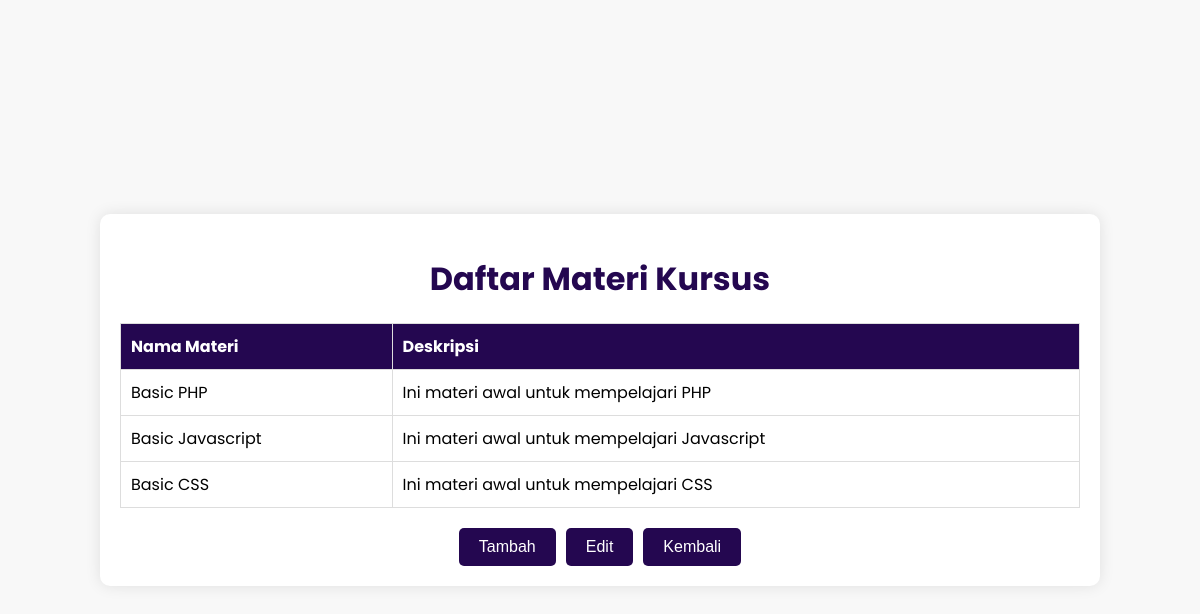
/course_tutor.php (signed in), run on an earlier commit of the app's database.
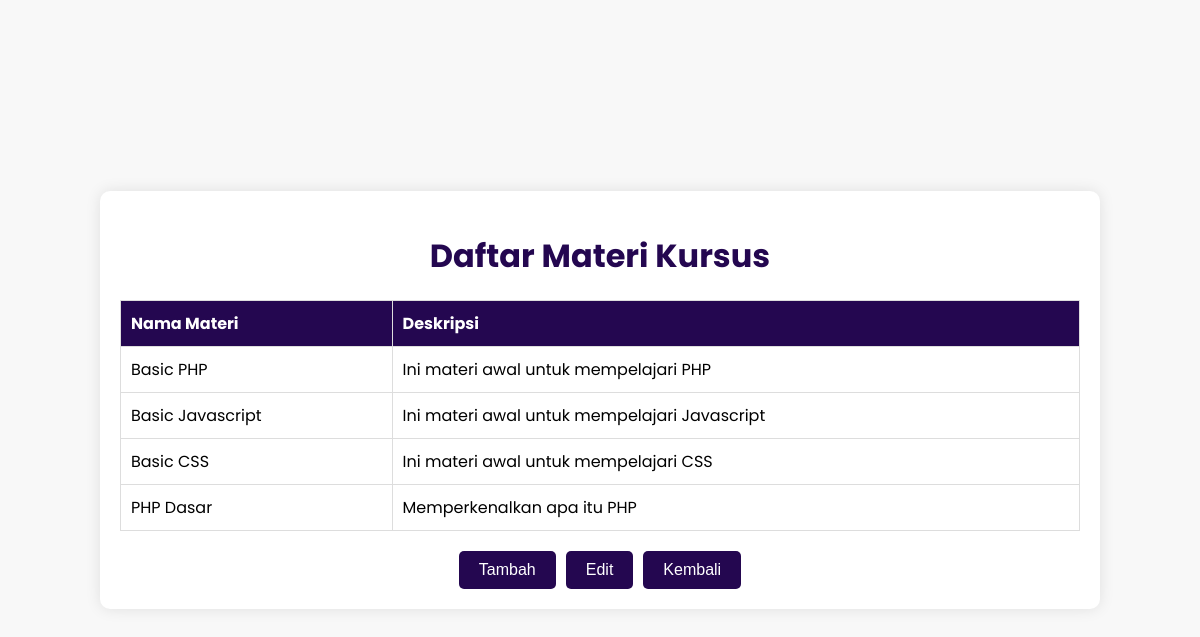
And on a later commit of the database.
### tables this page shows
CREATE TABLE `materi` (
  `id_materi` int(11) NOT NULL,
  `tutor_id` int(11) DEFAULT NULL,
  `nama_materi` varchar(255) NOT NULL,
  `deskripsi` text DEFAULT NULL
);

### course_tutor.php (the view, shortened to what this page needs)
<?php
include 'koneksi.php';
$sql = "SELECT nama_materi, deskripsi FROM materi";
$result = $conn->query($sql);
$materi = [];
if ($result->num_rows > 0) {
    while ($row = $result->fetch_assoc()) {
        $materi[] = $row;
    }
} else {
    $materi[] = ["nama_materi" => "Tidak ada materi tersedia", "deskripsi" => ""];
}
?>
<!DOCTYPE html>
<html lang="en">
<head>
</head>
<body>
    <div class="container">
        <h1>Daftar Materi Kursus</h1>
        <table>
            <thead>
                <tr>
                    <th>Nama Materi</th>
                    <th>Deskripsi</th>
                </tr>
            </thead>
            <tbody>
                <?php foreach($materi as $m): ?>
                    <tr>
                        <td><?php echo htmlspecialchars($m['nama_materi']); ?></td>
                        <td><?php echo htmlspecialchars($m['deskripsi']); ?></td>
                    </tr>
                <?php endforeach; ?>
            </tbody>
        </table>
        <div class="button-container">
            <button onclick="window.location.href='tambah_materi.php'">Tambah</button>
            <button onclick="window.location.href='edit_materi.php'">Edit</button>
            <button onclick="window.location.href='dashboard_tutor.php'">Kembali</button>
        </div>
    </div>
</body>
</html>

### course_tutor.php (style rules this page uses)
body { margin: 0; font-family: "Poppins", sans-serif; background-color: rgba(128, 128, 128, 0.055); display: flex; justify-content: center; align-items: center; min-height: 100vh; }
.container { background-color: #fff; width: 80%; padding: 20px; border-radius: 10px; box-shadow: 0px 0px 15px rgba(0, 0, 0, 0.1); text-align: center; }
h1 { color: #240750; text-align: center; margin-bottom: 20px; }
table { width: 100%; border-collapse: collapse; margin-bottom: 20px; }
th, td { padding: 10px; border: 1px solid #ddd; text-align: left; }
th { background-color: #240750; color: white; }
.button-container { display: flex; justify-content: center; gap: 10px; }
button { background-color: #240750; color: white; border: none; padding: 10px 20px; border-radius: 5px; cursor: pointer; font-size: 16px; transition: background-color 0.3s ease; }

What changed in the data, as far as the page shows it:
added materi: nama_materi "PHP Dasar", deskripsi "Memperkenalkan apa itu PHP"
